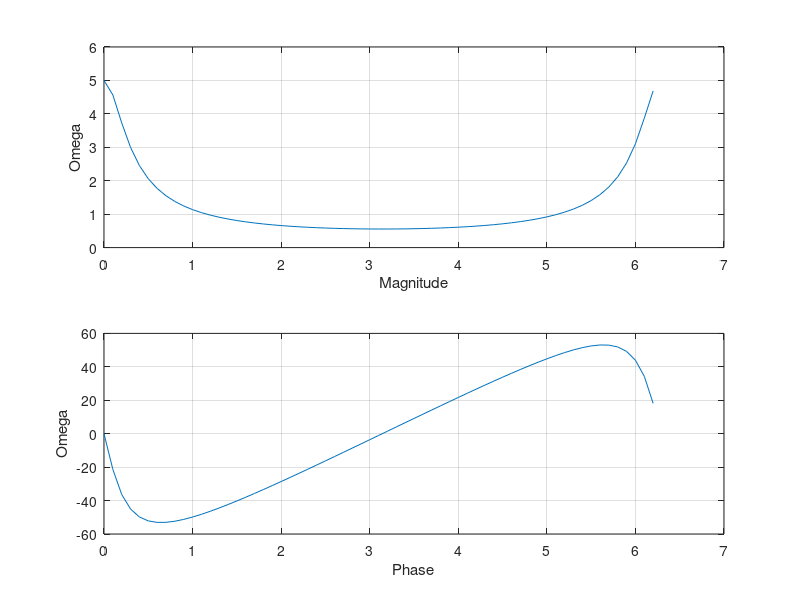

This chart was generated by the following MATLAB code:
w = 0:0.1:2*pi;
a=0.8;
real=1-a*cos(w);
img=a*sin(w);
magnitude = 1./sqrt(power(real,2)+power(img,2));
theta=-atan(img./real);
theta_degree=rad2deg(theta);

subplot(2,1,1)
plot(w,magnitude)
xlabel('Magnitude')
ylabel('Omega')
grid on;

subplot(2,1,2)
plot(w,theta_degree)
xlabel('Phase')
ylabel('Omega')
grid on;